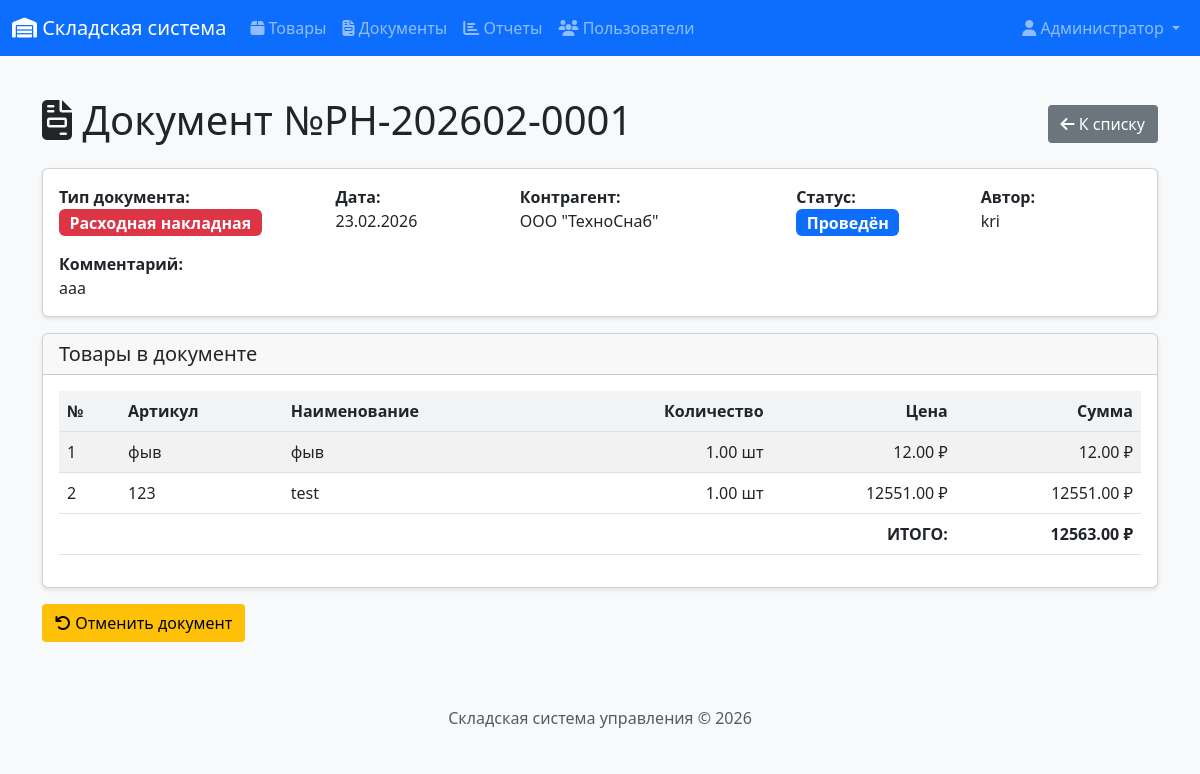
/documents/1 (signed in), run on an earlier commit of the app's database.
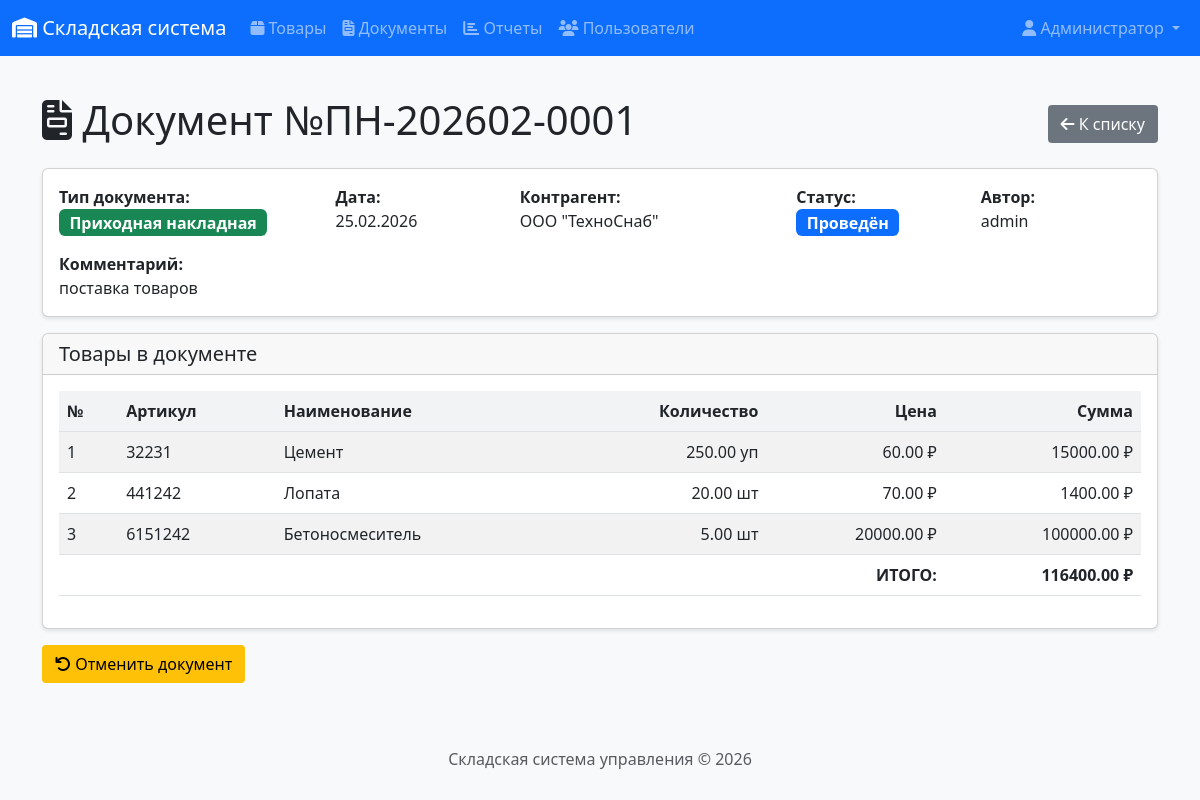
And on a later commit of the database.
### app/models.py (models this page shows, shortened)
class Document(db.Model):
    __tablename__ = 'documents'
    id = db.Column(db.Integer, primary_key=True)
    doc_type = db.Column(db.String(10), nullable=False)  # income, expense
    doc_number = db.Column(db.String(20), unique=True, nullable=False)
    doc_date = db.Column(db.Date, nullable=False, default=datetime.utcnow)
    status = db.Column(db.String(20), nullable=False, default='draft')
    supplier_id = db.Column(db.Integer, db.ForeignKey('suppliers.id'))
    author_id = db.Column(db.Integer, db.ForeignKey('users.id'))
    created_at = db.Column(db.DateTime, default=datetime.utcnow)
    posted_at = db.Column(db.DateTime)
    cancelled_at = db.Column(db.DateTime)
    comment = db.Column(db.String(500))
    items = db.relationship('DocumentItem', backref='document', lazy='dynamic',
                           cascade='all, delete-orphan')
    def total_amount(self):
        total = 0
        for item in self.items:
            total += item.quantity * item.price
        return total
    def is_draft(self):
        return self.status == 'draft'
    def is_posted(self):
        return self.status == 'posted'

class User(UserMixin, db.Model):
    __tablename__ = 'users'
    id = db.Column(db.Integer, primary_key=True)
    username = db.Column(db.String(64), unique=True, nullable=False)
    email = db.Column(db.String(120), unique=True, nullable=False)
    password_hash = db.Column(db.String(256))
    full_name = db.Column(db.String(100))
    role = db.Column(db.String(20), default='manager')  # admin, manager, storekeeper
    created_at = db.Column(db.DateTime, default=datetime.utcnow)
    documents_created = db.relationship('Document', backref='author', lazy='dynamic')
    def is_admin(self):
        return self.role == 'admin'
    def is_manager(self):
        return self.role in ['admin', 'manager']

class DocumentItem(db.Model):
    __tablename__ = 'document_items'
    id = db.Column(db.Integer, primary_key=True)
    document_id = db.Column(db.Integer, db.ForeignKey('documents.id'), nullable=False)
    product_id = db.Column(db.Integer, db.ForeignKey('products.id'), nullable=False)
    quantity = db.Column(db.Numeric(10, 2), nullable=False)
    price = db.Column(db.Numeric(10, 2), nullable=False)  # Цена на момент документа

class Product(db.Model):
    __tablename__ = 'products'
    id = db.Column(db.Integer, primary_key=True)
    article = db.Column(db.String(50), unique=True, nullable=False)
    name = db.Column(db.String(200), nullable=False)
    unit = db.Column(db.String(20), nullable=False, default='шт')  # шт, кг, м
    price = db.Column(db.Numeric(10, 2), nullable=False, default=0)
    category_id = db.Column(db.Integer, db.ForeignKey('categories.id'))
    supplier_id = db.Column(db.Integer, db.ForeignKey('suppliers.id'))
    created_at = db.Column(db.DateTime, default=datetime.utcnow)
    updated_at = db.Column(db.DateTime, default=datetime.utcnow, onupdate=datetime.utcnow)
    balances = db.relationship('StockBalance', backref='product', lazy='dynamic')
    document_items = db.relationship('DocumentItem', backref='product', lazy='dynamic')

### app/routes/documents.py (the view)
@bp.route('/<int:id>')
@login_required
def document_view(id):
    document = Document.query.get_or_404(id)
    return render_template('documents/view.html',
                          title=f'Документ №{document.doc_number}',
                          document=document)

### app/__init__.py (called while the page is built)
@login_manager.user_loader
def load_user(user_id):
    from app.models import User
    return User.query.get(int(user_id))

### app/templates/documents/view.html (shortened to what the changed rows need)
{% extends "base.html" %}
{% block content %}
<div class="d-flex justify-content-between align-items-center mb-3">
    <h1>
        <i class="fas fa-file-invoice"></i>
        Документ №{{ document.doc_number }}
    </h1>
    <div>
        <a href="{{ url_for('documents.document_list') }}" class="btn btn-secondary">
        </a>
    </div>
</div>
<div class="card mb-3">
    <div class="card-body">
        <div class="row">
            <div class="col-md-3">
                <strong>Тип документа:</strong><br>
                {% if document.doc_type == 'income' %}
                    <span class="badge bg-success fs-6">Приходная накладная</span>
                {% else %}
                    <span class="badge bg-danger fs-6">Расходная накладная</span>
                {% endif %}
            </div>
            <div class="col-md-2">
                <strong>Дата:</strong><br>
                {{ document.doc_date.strftime('%d.%m.%Y') }}
            </div>
            <div class="col-md-3">
                <strong>Контрагент:</strong><br>
                {{ document.supplier.name if document.supplier else 'Не указан' }}
            </div>
            <div class="col-md-2">
                <strong>Статус:</strong><br>
                {% if document.status == 'draft' %}
                    <span class="badge bg-secondary fs-6">Черновик</span>
                {% elif document.status == 'posted' %}
                    <span class="badge bg-primary fs-6">Проведён</span>
                {% else %}
                    <span class="badge bg-dark fs-6">Отменён</span>
                {% endif %}
            </div>
            <div class="col-md-2">
                <strong>Автор:</strong><br>
                {{ document.author.username if document.author else '-' }}
            </div>
        </div>
        {% if document.comment %}
        <div class="row mt-3">
            <div class="col">
                <strong>Комментарий:</strong><br>
                {{ document.comment }}
            </div>
        </div>
        {% endif %}
    </div>
</div>
<div class="card mb-3">
    <div class="card-body">
        <div class="table-responsive">
            <table class="table table-striped">
                <thead>
                    <tr>
                        <th>№</th>
                        <th>Артикул</th>
                        <th>Наименование</th>
                        <th class="text-end">Количество</th>
                        <th class="text-end">Цена</th>
                        <th class="text-end">Сумма</th>
                    </tr>
                </thead>
                <tbody>
                    {% for item in document.items %}
                    <tr>
                        <td>{{ loop.index }}</td>
                        <td>{{ item.product.article }}</td>
                        <td>{{ item.product.name }}</td>
                        <td class="text-end">{{ item.quantity }} {{ item.product.unit }}</td>
                        <td class="text-end">{{ item.price|round(2) }} ₽</td>
                        <td class="text-end">{{ (item.quantity * item.price)|round(2) }} ₽</td>
                    </tr>
                    {% endfor %}
                </tbody>
                <tfoot>
                    <tr class="fw-bold">
                        <td colspan="5" class="text-end">ИТОГО:</td>
                        <td class="text-end">{{ document.total_amount()|round(2) }} ₽</td>
                    </tr>
                </tfoot>
            </table>
        </div>
    </div>
</div>
{% endblock %}

### app/templates/base.html (shortened to what this page needs)
<!DOCTYPE html>
<html lang="ru">
<head>
    <link href="https://cdn.jsdelivr.net/npm/bootstrap@5.3.0/dist/css/bootstrap.min.css" rel="stylesheet">
    <link rel="stylesheet" href="https://cdnjs.cloudflare.com/ajax/libs/font-awesome/6.4.0/css/all.min.css">
    <link rel="stylesheet" href="{{ url_for('static', filename='css/style.css') }}">
</head>
<body>
    <nav class="navbar navbar-expand-lg navbar-dark bg-primary">
        <div class="container-fluid">
            <a class="navbar-brand" href="{{ url_for('index') }}">
                <i class="fas fa-warehouse"></i> Складская система
            </a>
            <div class="collapse navbar-collapse" id="navbarNav">
                {% if current_user.is_authenticated %}
                <ul class="navbar-nav me-auto">
                    <li class="nav-item">
                        <a class="nav-link" href="{{ url_for('products.product_list') }}">
                            <i class="fas fa-box"></i> Товары
                        </a>
                    </li>
                    <li class="nav-item">
                        <a class="nav-link" href="{{ url_for('documents.document_list') }}">
                            <i class="fas fa-file-invoice"></i> Документы
                        </a>
                    </li>
                    <li class="nav-item">
                        <a class="nav-link" href="{{ url_for('reports.stock_report') }}">
                            <i class="fas fa-chart-bar"></i> Отчеты
                        </a>
                    </li>
                    {% if current_user.is_admin() %}
                    <li class="nav-item">
                        <a class="nav-link" href="{{ url_for('auth.user_list') }}">
                            <i class="fas fa-users"></i> Пользователи
                        </a>
                    </li>
                    {% endif %}
                </ul>
                <ul class="navbar-nav">
                    <li class="nav-item dropdown">
                        <a class="nav-link dropdown-toggle" href="#" role="button" data-bs-toggle="dropdown">
                            <i class="fas fa-user"></i> {{ current_user.full_name or current_user.username }}
                        </a>
                    </li>
                </ul>
                {% endif %}
            </div>
        </div>
    </nav>
    <main class="container mt-4">
        {% block content %}{% endblock %}
    </main>
    <footer class="footer mt-5 py-3 bg-light">
        <div class="container text-center">
            <span class="text-muted">Складская система управления &copy; 2026</span>
        </div>
    </footer>
</body>
</html>

What changed in the data, as far as the page shows it:
no longer on this page (row edited): User: author "kri"
changed Document: doc_number "РН-202602-0001" → "ПН-202602-0001"; doc_type "expense" → "income" (drawn); doc_date "23.02.2026" → "25.02.2026"; comment "ааа" → "поставка товаров"
changed DocumentItem: product.article "фыв" → "32231"; product.name "фыв" → "Цемент"; quantity "1.00" → "250.00"; product.unit "шт" → "уп"; price "12.00" → "60.00"; (item.quantity*item.price)|round(2) "12.00" → "15000.00"; total_amount "12563.00" → "116400.00"
changed DocumentItem: product.article "123" → "441242"; product.name "test" → "Лопата"; quantity "1.00" → "20.00"; price "12551.00" → "70.00"; (item.quantity*item.price)|round(2) "12551.00" → "1400.00"
now on this page (row edited): DocumentItem: product.article "6151242", product.name "Бетоносмеситель", quantity "5.00", product.unit "шт", price "20000.00", (item.quantity*item.price)|round(2) "100000.00"
Also different on the page:
{{ document.author.username if document.author else '-' }}: "kri" → "admin"
text no longer shown: "Расходная накладная"
text now shown: "Приходная накладная"
